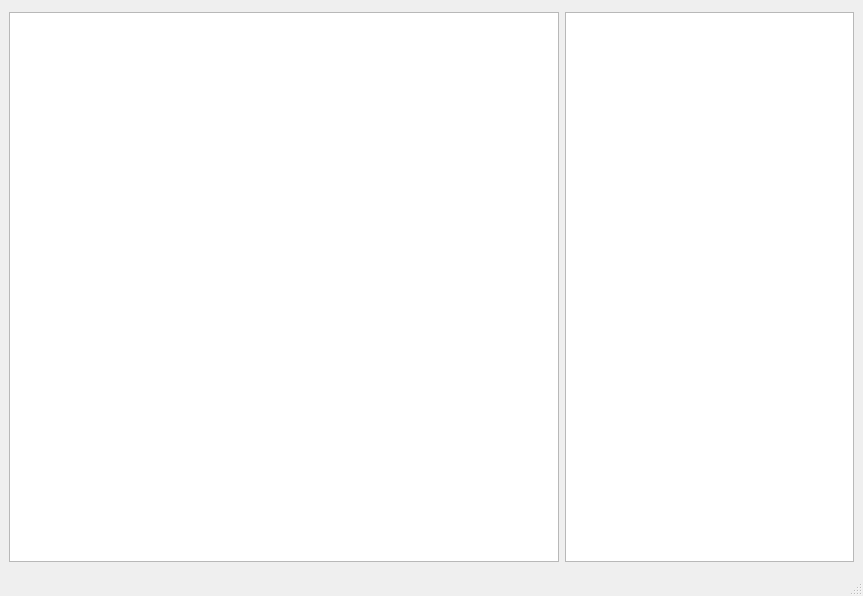
<?xml version="1.0" encoding="UTF-8"?>
<ui version="4.0">
 <class>MainWindow</class>
 <widget class="QMainWindow" name="MainWindow">
  <property name="geometry">
   <rect>
    <x>0</x>
    <y>0</y>
    <width>863</width>
    <height>596</height>
   </rect>
  </property>
  <property name="sizePolicy">
   <sizepolicy hsizetype="Preferred" vsizetype="Preferred">
    <horstretch>0</horstretch>
    <verstretch>0</verstretch>
   </sizepolicy>
  </property>
  <property name="maximumSize">
   <size>
    <width>1920</width>
    <height>596</height>
   </size>
  </property>
  <property name="windowTitle">
   <string>MainWindow</string>
  </property>
  <widget class="QWidget" name="centralwidget">
   <layout class="QHBoxLayout" name="horizontalLayout">
    <item>
     <widget class="QGraphicsView" name="graphicsView">
      <property name="sizePolicy">
       <sizepolicy hsizetype="Fixed" vsizetype="Fixed">
        <horstretch>0</horstretch>
        <verstretch>0</verstretch>
       </sizepolicy>
      </property>
      <property name="minimumSize">
       <size>
        <width>550</width>
        <height>550</height>
       </size>
      </property>
      <property name="maximumSize">
       <size>
        <width>550</width>
        <height>550</height>
       </size>
      </property>
     </widget>
    </item>
    <item>
     <widget class="QGraphicsView" name="graphicsView_2">
      <property name="maximumSize">
       <size>
        <width>16777215</width>
        <height>550</height>
       </size>
      </property>
     </widget>
    </item>
   </layout>
  </widget>
  <widget class="QStatusBar" name="statusbar"/>
 </widget>
 <resources/>
 <connections/>
</ui>
